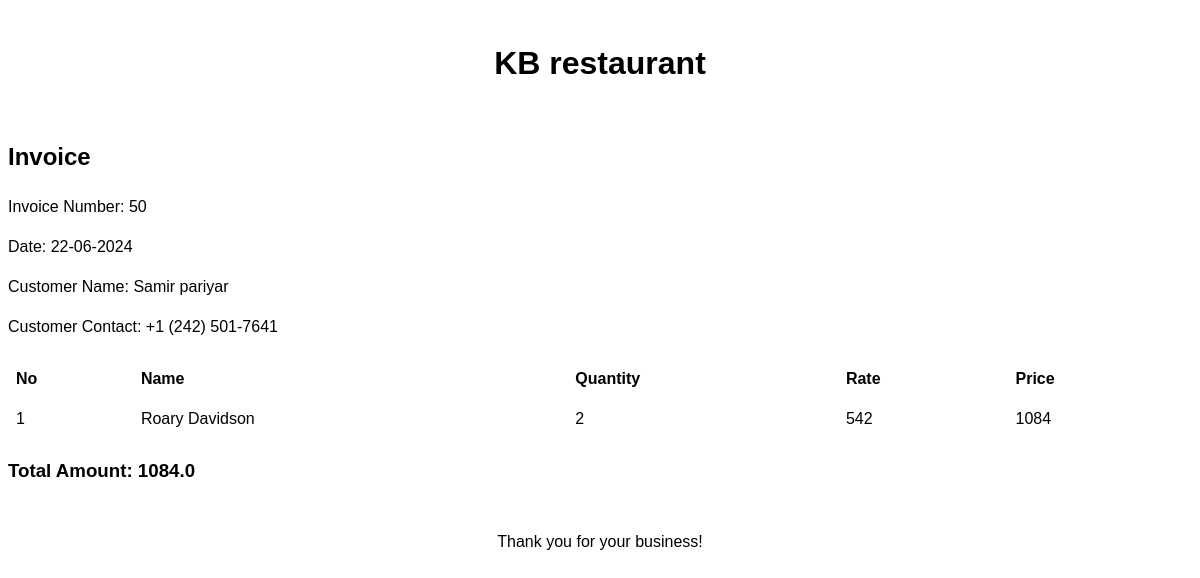
/restaurent/orders/50 (signed in), run on the app's committed database.
### restaurentapp/models.py (models this page shows, shortened)
class Customer(models.Model):
    id = models.BigAutoField(primary_key=True)
    name = models.CharField(max_length=100)
    phone = models.CharField(max_length=15)

class MealItem(models.Model):
   id=  models.BigAutoField(primary_key=True)
   name = models.CharField(max_length=300)
   category = models.ForeignKey(Category,on_delete=models.CASCADE,related_name="mealitem")
   image = models.ImageField(upload_to='Meal')
   ingredients = models.TextField()
   price = models.IntegerField(default=0)
   updated_at = models.DateField(auto_now_add=True)
   created_at = models.DateField(auto_now=True)

### restaurentapp/views.py (the view)
# urls.py: path('orders/<int:order_id>', GenerateBillView.as_view(), name='generate_bill'),
class GenerateBillView(View):
    def get(self, request, order_id):
        try:
            order = OrderItem.objects.filter(order__id=order_id).first()
            if not order:
                return HttpResponse("Order not found", status=404)
            order_items = OrderItem.objects.filter(order__id=order_id)
            orders = OrderItemSerializers(order_items, many=True).data
            order_items_data = [["No", "Description", "Quantity", "Rate", "Price"]]
            for index, item in enumerate(orders, start=1):
                order_items_data.append([
                    index,
                    item['meal']['name'],
                    item['quantity'],
                    item['meal']['price'],
                    item['quantity'] * item['meal']['price']
                ])
            organization = OrganizationDetailSerializers(OrganizationDetail.objects.first(),many=False).data
            bill_data = {
                "invoice_number": order.order.id,
                "date": order.order.created_at.strftime("%d-%m-%Y"),
                "customer_name": order.order.customer.name,
                "customer_contact": f"{order.order.customer.phone}",
                "order_items": order_items_data[1:],
                "total_amount": sum(float(item['quantity'] * item['meal']['price']) for item in orders),
                "organization": OrganizationDetailSerializers(OrganizationDetail.objects.first(),many=False).data,
                "restaurant_name": "KB restaurant",
                "restaurant_address": "Kohalpur-11, Banke",
                "restaurant_contact": "9818654062, abinash@gmail.com",
            }
            try:
                template = get_template('restaurent/bill.html')
                html = template.render({'bill_data': bill_data})
            except Exception as e:
                return HttpResponse(f'Error rendering template: {e}')
            if request.GET.get('show_html') == 'true':
                return HttpResponse(html, content_type='text/html')
            file_path = f'bill_{order_id}.pdf'
            file_path, error = generate_pdf(html, file_path)
            if error:
                return HttpResponse(error)
        except Exception as e:
            return HttpResponse(f'Unexpected error: {e}')
        return render(request, 'restaurent/bill.html', {'bill_data': bill_data})

### restaurentapp/views.py (called while the page is built)
def generate_pdf(html_content, file_path):
    buffer = BytesIO()
    pisa_status = pisa.CreatePDF(html_content, dest=buffer)
    if pisa_status.err:
        return None, f'Error generating PDF: {pisa_status.err}'
    pdf = buffer.getvalue()
    buffer.close()
    return file_path, None

### templates/restaurent/bill.html (shortened to what this page needs)
<!DOCTYPE html>
<html lang="en">
  <head>
  </head>
  <body>
    <div class="header">
      <h1>KB restaurant</h1>
    </div>
    <h2>Invoice</h2>
    <p>Invoice Number: {{ bill_data.invoice_number }}</p>
    <p>Date: {{ bill_data.date }}</p>
    <p>Customer Name: {{ bill_data.customer_name }}</p>
    <p>Customer Contact: {{ bill_data.customer_contact }}</p>
    <table class="invoice-table">
      <thead>
        <tr>
          <th>No</th>
          <th>Name</th>
          <th>Quantity</th>
          <th>Rate</th>
          <th>Price</th>
        </tr>
      </thead>
      <tbody>
        {% for item in bill_data.order_items %}
        <tr>
          <td>{{ forloop.counter }}</td>
          <td>{{ item.1 }}</td>
          <td>{{ item.2 }}</td>
          <td>{{ item.3 }}</td>
          <td>{{ item.4 }}</td>
        </tr>
        {% endfor %}
      </tbody>
    </table>
    <h3>Total Amount: {{ bill_data.total_amount }}</h3>
    <div class="footer">
      <p>Thank you for your business!</p>
    </div>
  </body>
</html>

### data on the page
Customer: customer_name "Samir pariyar", customer_contact "+1 (242) 501-7641"
MealItem: name "Roary Davidson"

### other printed values
{{ bill_data.invoice_number }} "50"
{{ bill_data.date }} "22-06-2024"
{{ item.2 }} "2"
{{ item.3 }} "542"
{{ item.4 }} "1084"
{{ bill_data.total_amount }} "1084.0"
